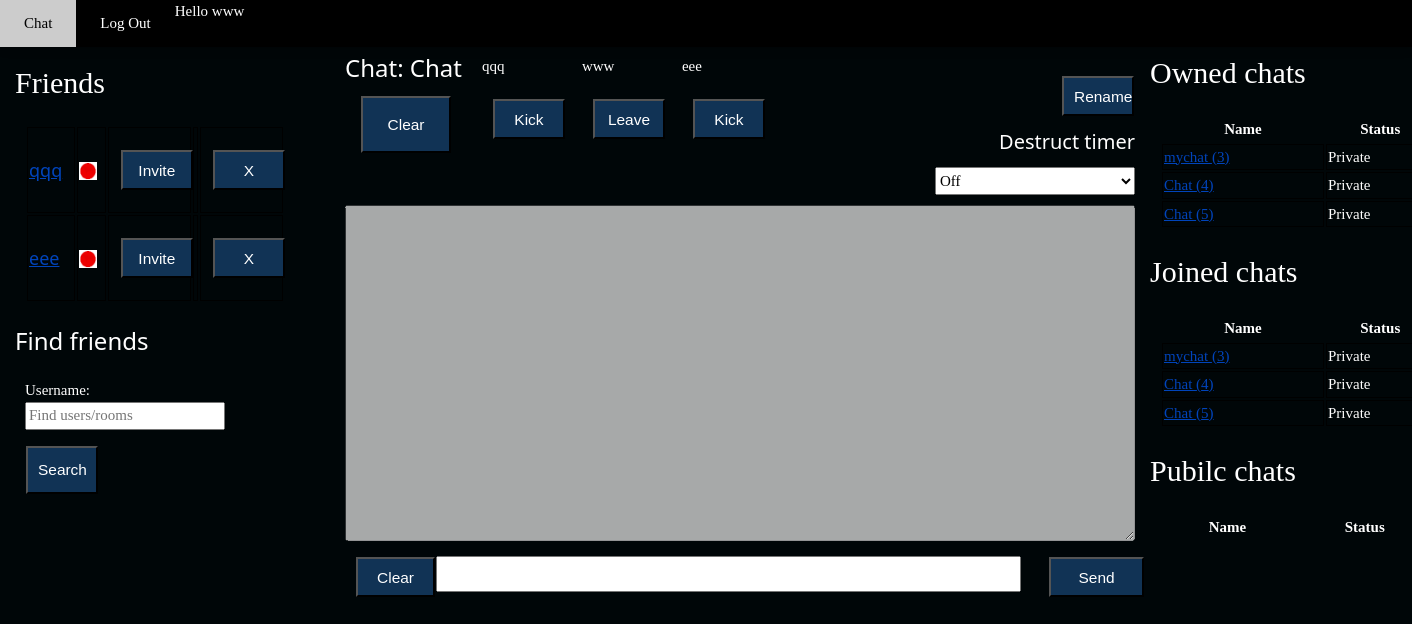
Page /chat/5 (signed in) on the committed database.
### chat/models.py (models this page shows, shortened)
class Chat(models.Model):
	owner = models.ForeignKey('website.Account', on_delete=models.CASCADE, related_name='chat_owner', null=False)
	chat_name = models.CharField(max_length=32, null=True, default='Chat')
	creation_date = models.DateTimeField()
	private = models.BooleanField(default=True)
	users = models.ManyToManyField('website.Account', related_name='users_chats', blank=True)

### website/models.py (models this page shows)
class Account(models.Model):
	user = models.OneToOneField('auth.User', on_delete=models.CASCADE, related_name='user_account')
	friends = models.ManyToManyField('self', blank=True)
	signup_location = models.CharField(max_length=32, blank=True, null=True)
	signup_ip = models.CharField(max_length=64, blank=True, null=True)
	def __str__(self):
		return f'{self.user.get_username()}'

### chat/views.py (the view, shortened to what this page needs)
# urls.py: path(r'<int:chat_id>', login_required(views.ChatView.as_view()), name='chat'),
class ChatView(MessengerView):
    template_name = 'chat/chat.html'
    def get(self, request, *args, **kwargs):
        print('gettin')
        print(kwargs)
        account = self.request.user.user_account
        chat_id = kwargs['chat_id']
        if not Chat.objects.filter(id=chat_id).exists():
            return HttpResponse('Forbidden. Chat does not exist..')
        chat = Chat.objects.get(id=chat_id)
        if chat.private and account not in chat.users.all():
            return HttpResponse('Forbidden. Need invite to join chat.')
        context = self.get_context_data(*args, **kwargs)
        return render(request, self.template_name, context)
    def get_context_data(self, *args, **kwargs):
        account = self.request.user.user_account
        context = super().get_context_data(**kwargs)
        print(kwargs)
        chat_id = kwargs['chat_id']
        if 'chat_id' in kwargs.keys():
            chat, created = Chat.objects.get_or_create(id=kwargs['chat_id'], defaults={'owner': account,
                                                                                       'creation_date': datetime.datetime.now()})
            print(chat.users)
            print(chat.users.all())
            if account not in chat.users.all():
                chat.users.add(account)
        context['chat'] = chat
        context['chat_id'] = chat.id
        context['messages'] = Message.objects.filter(chat=chat)
        context['account'] = account
        context['friend'] = friend if 'friend_id' in kwargs.keys() else None
        context['add_to_chat_form'] = AddToChat
        return context

### chat/utils.py (called while the page is built)
def see_users():
    user_status = OnlineUserActivity.get_user_activities(time_delta=datetime.timedelta(seconds=60))
    return [user.user for user in user_status]

### chat/views.py (called while the page is built, shortened)
    def get_context_data(self, *args, **kwargs):
        account = self.request.user.user_account
        user_id = account.id
        users_online = see_users()
        friends = [(f.user.username, f.id, f.user in users_online) for f in account.friends.all()]
        friend = None
        chats = None
        owned_chats = Chat.objects.filter(owner=account)
        joined_chats = account.users_chats.all()
        public_chats = Chat.objects.filter(private=False)
        search_results = []
        return {'user_id': user_id, 'friend': friend, 'friends': friends, 'chats': chats,
                 'online_users': users_online,
                'create_chat': self.create_chat_form, 'find_friends_form': self.find_users_form,
                'search_results': search_results, 'chat_id': 0, 'owned_chats': owned_chats, 'joined_chats':
                joined_chats, 'public_chats': public_chats}

### chat/templates/chat/chat.html (shortened to what this page needs)
{% extends 'chat/messenger.html' %}
{% block content %}
<div id="chat_div">
    <div id="friends_div">
        {% include 'chat/_friend_list.html' %}
    </div>
    <div id="chat_window">
        {% include 'chat/_chat_top.html' %}
        {% include 'chat/_chat_window.html' %}
        {% include 'chat/_message_form.html' %}
    </div>
    <div id="rooms_div">
        {% include 'chat/_chat_list.html' %}
    </div>
</div>
{% endblock %}

### chat/templates/chat/messenger.html (shortened to what this page needs)
{% extends 'website/base.html' %}

### website/templates/website/base.html (shortened to what this page needs)
<!DOCTYPE html>
{% load static %}
<html lang="en">
{% block head %}
    {% include 'website/_head.html' %}
{% endblock %}
<body>
{% block navbar %}
    {% include 'website/_navbar.html' %}
{% endblock %}
{% block content %}
{% endblock %}
</body>
</html>

### website/templates/website/_head.html (shortened to what this page needs)
{% load static %}
<head>
    <link rel="stylesheet" href="{% static 'css/style.css' %}">
    <link rel="stylesheet" href="https://cdnjs.cloudflare.com/ajax/libs/selectize.js/0.12.6/css/selectize.bootstrap3.min.css" />
</head>

### website/templates/website/_navbar.html
<div id="navbar" class="w3-top w3-bar w3-black w3-card">
    <a href="{% url 'chat:messenger' %}" class="w3-bar-item w3-button w3-padding-large"> Chat </a>
    {% if user.is_authenticated %}
        <a> Hello {{ request.user }} </a>
        <a href="{% url 'website:logout' %}" class="w3-bar-item w3-button w3-padding-large"> Log Out </a>
    {% else %}
        <a href="{% url 'website:login' %}" class="w3-bar-item w3-button w3-padding-large"> Log In </a>
        <a href="{% url 'website:signup' %}" class="w3-bar-item w3-button w3-padding-large"> Sign Up </a>
    {% endif %}
</div>

### chat/templates/chat/_friend_list.html (shortened to what this page needs)
<div id="friend_list">
    <h2>
        Friends
    </h2>
<table id="friend_list_table">
    <tbody>
            {% for friend in friends %}
                <tr>
                    <td>
                        <h5>
                            <a href="/chat/start_chat/{{ friend.1 }}"> {{ friend.0 }} </a>
                        </h5>
                    </td>
                    <td>
                        {% if friend.2 %}
                            <img src="{% static 'img/green-dot.png' %}" alt="x" width="18px" height="18px">
                        {% else %}
                            <img src="{% static 'img/red-dot.png' %}" alt="x" width="18px" height="18px">
                        {% endif %}
                    </td>
                    <td>
                        <form id="add_to_chat_{{ friend.1 }}" method="post" action="/chat/add_to_chat">
                            <button name="add_to_chat_btn" value="{{ friend.1 }}" type="submit">
                                Invite
                            </button>
                        </form>
                    </td>
                    <td>
                    <td>
                        <form id="del_friend_form_{{ friend.1 }}" method="post" action="/chat/delete_friend">
                            <button name="del_friend_btn" value="{{ friend.1 }}" type="submit">
                                X
                            </button>
                        </form>
                    </td>
                </tr>
            {% endfor %}
    </tbody>
</table>
</div>
<div id="find_friends">
    <h3 id="find_friends_header">
        Find friends
    </h3>
    <form id="find_friends_form" method="get" action="">
        {{ find_friends_form.as_p }}
        <button type="submit" id="find_friends_btn">
            Search
        </button>
    </form>
</div>

### chat/templates/chat/_chat_top.html (shortened to what this page needs)
 <div id="chat_top_div">
        <h3 id="chat_header">
           Chat: {{ chat.chat_name }}
        </h3>
        <ul id="chat_members">
            {% for user in chat.users.all %}
            <li>
                <ul>
                    <li>
                        {{ user }}
                    </li>
                    <li>
                        <form id="drop_from_chat_form_{{ user.id }}" method="POST" action="#">
                                {% if user == request.user.user_account %}
                                    <button id="leave_chat_btn" name="leave_chat_btn" value="leave"">
                                        Leave
                                     </button>
                                {% else %}
                                    <button id="kick_from_chat_{{ user.id }}" name="kick_from_chat" value="{{ user.id }}">
                                            Kick
                                        {% endif %}
                                    </button>
                        </form>
                    </li>
                </ul>
            </li>
            {% endfor %}
        </ul>
        <form id="clear_chat_form" method="post" action="#">
            <button id="clear_chat_history" type="submit" name="clear_history" value="{{ chat_id }}">
                Clear
            </button>
        </form>
        <div id="destruct_div">
             <button id="rename_button" type="submit" name="rename_chat_btn">
                Rename
            </button>
            <label
             <input type="checkbox" id="private_checkbox"  name="private_checkbox">
            <h4 id="destruct_text">
                Destruct timer
            </h4>
            <select id="destruct_select">
                <option id="des_option_off" name="des_option_off" value="0">
                    Off
                </option>
            </select>
        </div>
    </div>

### chat/templates/chat/_chat_window.html
    <div id="chat_textarea_div">
        <textarea id="chat_textarea" disabled="disabled">
        </textarea>
    </div>

### chat/templates/chat/_message_form.html (shortened to what this page needs)
<div id="msg_div">
    <form id="msg_form" method="post" action="">
        <button id="clear_msg" type="reset"> Clear </button>
        <input id="msg_text" type="text" name="msg_text">
        <button id="msg_button" type="submit" form="msg_form"> Send </button>
    </form>
</div>

### chat/templates/chat/_chat_list.html
    <div id="chat_table_div">
        <h2>
            Owned chats
        </h2>
        {% include 'chat/_chat_table.html' with chats=owned_chats %}
        <h2>
            Joined chats
        </h2>
        {% include 'chat/_chat_table.html' with chats=joined_chats %}
        <h2>
            Pubilc chats
        </h2>
        {% include 'chat/_chat_table.html' with chats=public_chats %}
    </div>

### chat/templates/chat/_chat_table.html
        <table id="chat_table">
            <thead>
                <tr>
                    <th>
                        Name
                    </th>
                    <th>
                        Status
                    </th>
                </tr>
            </thead>
            <tbody>
                {% for chat in chats %}
                <tr>
                    <td>
                        <a href="/chat/{{ chat.id }}"> {{ chat.chat_name }} ({{ chat.id }})  </a>
                    </td>
                    <td>
                        {% if chat.private %}
                            Private
                        {% else %}
                            Public
                        {% endif %}
                    </td>
                </tr>
                {% endfor %}
            </tbody>
        </table>

### static/css/style.css (style rules this page uses)
html { box-sizing:border-box }
*,*:before,*:after { box-sizing:inherit }
html { -ms-text-size-adjust:100%;-webkit-text-size-adjust:100% }
body { margin:0 }
a { background-color:transparent }
img { border-style:none }
input,select,textarea,optgroup { font:inherit;margin:0 }
button,submit { background:#135; color:white; padding:10px; font-size:103% }
button,input { overflow:visible }
button,select { text-transform:none }
button,[type=button],[type=reset],[type=submit] { -webkit-appearance:button }
textarea { overflow:auto }
[type=checkbox],[type=radio] { padding:0 }
html,body { font-family:Verdana,sans-serif;font-size:15px;line-height:1.5 }
html { overflow-x:hidden }
h2 { font-size:30px }
h3 { font-size:24px }
h4 { font-size:20px }
h5 { font-size:18px }
h1,h2,h3,h4,h5,h6 { font-family:"Segoe UI",Arial,sans-serif;font-weight:400;margin:10px 0 }
img { vertical-align:middle }
a { color:inherit }
.w3-btn,.w3-button { border:none;display:inline-block;padding:8px 16px;vertical-align:middle;overflow:hidden;text-decoration:none;color:inherit;background-color:inherit;text-align:center;cursor:pointer;white-space:nowrap }
.w3-btn,.w3-button { -webkit-touch-callout:none;-webkit-user-select:none;-khtml-user-select:none;-moz-user-select:none;-ms-user-select:none;user-select:none }
.w3-bar { width:100%;overflow:hidden }
.w3-bar .w3-bar-item { padding:8px 16px;float:left;width:auto;border:none;display:block;outline:0 }
.w3-bar .w3-button { white-space:normal }
.w3-container:after,.w3-container:before,.w3-panel:after,.w3-panel:before,.w3-row:after,.w3-row:before,.w3-row-padding:after,.w3-row-padding:before, .w3-cell-row:before,.w3-cell-row:after,.w3-clear:after,.w3-clear:before,.w3-bar:before,.w3-bar:after { content:"";display:table;clear:both }
.w3-top,.w3-bottom { position:fixed;width:100%;z-index:1 }
.w3-top { top:0 }
.w3-card,.w3-card-2 { box-shadow:0 2px 5px 0 rgba(0,0,0,0.16),0 2px 10px 0 rgba(0,0,0,0.12) }
.w3-padding-large { padding:12px 24px!important }
.w3-black,.w3-hover-black:hover { color:#fff!important;background-color:#000!important }
button { width:72px; height:40px; margin:1px 1px }
select { width:200px; height:28px }
input { width:200px; height:28px }
form { width:40px; margin:20px 10px }
ul { list-style-type: none; padding: 5px 15px }
td a { color:#04b }
thead th { text-align:center }
table { width: 100%;height: 100%;border:1px; padding:10px }
td { justify:center; border:1px solid black }
body { width:100%; height:100vh; background:#000608; color:#FFFFFF; font-family:sans bold }
html { height:100vh; min-width: 550px; background:#051418; color:#FFFFFF; font-family:sans bold }
h2 { font-family:sans bold }
#chat_div { width:100%; height:100% }
#friends_div { position:absolute; top:50px; left:15px; width:280px; height:80% }
#rooms_div { float:right; width:25%; height:90vh }
#chat_members > li { float: left; padding: 5px }
#find_friends { height:50%; float:bottom }
#find_friends_btn { height:48px }
#chat_window { position:absolute; top:20px; left:330px; width:800px; height:600px; padding:5px; margin: 0px 10px }
#chat_top_div { height:20%; float:top }
#chat_textarea_div { height:64%; float:bottom }
#chat_textarea { width:100%; height:89%; overflow-y: scroll }
#msg_div { float:bottom; width:100%; height:8% }
#chat_header { float:left }
#clear_chat_form { height:62px; width:120px; position:absolute; left: 5px; top: 50px }
#clear_chat_history { height:57px; width:90px; position:absolute; left: 5px; top:5px }
#destruct_div { width:20%; float:right; padding:10px 0px }
#destruct_text { float:right }
#destruct_select { float:right }
#rename_button { float:right }
#msg_form { float:bottom; width:100%; height:90% }
#msg_text { float:bottom; width:74%; height:86%; padding:10px }
#msg_button { float:right; width:12%; height:94% }
#clear_msg { float:left; width:10%; height:94% }
#rooms_div { width:21vw; height:100vh; float:right; position:absolute; top:40px; left:1150px }

### rows in the picture
Chat: chat_name "Chat", id "5", private "Private"
Account: user.username "qqq", {{ user.id }} 1 (drawn)
Account: user.username "www", shows "Leave"
Account: user.username "eee", {{ user.id }} 3 (drawn)
Chat: chat_name "mychat", id "3", private "Private"
Chat: chat_name "Chat", id "4", private "Private"

### other values in the picture
{{ request.user }} "www"
{{ friend.0 }} "qqq" "eee"
